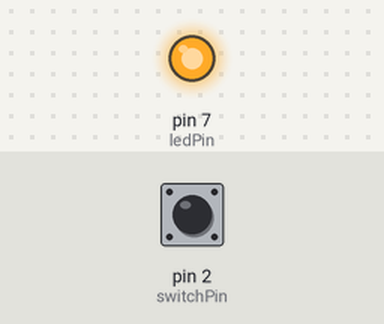
The sketch below on a simulated Arduino Uno, built with avr-gcc and run on an emulated ATmega328P. Parts: output pins drawn as LEDs (lit = HIGH). The test bench sets the inputs (shaded band); at power-on: pin 2 (switchPin) HIGH.

Above: at 0.2 s.
At 10.1 s:
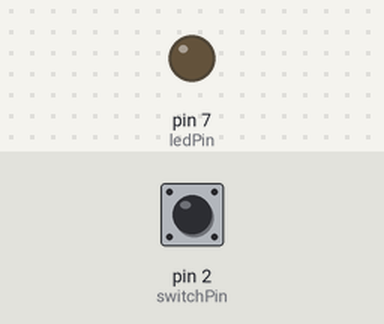
Timing chart, 0 to 11.6 s (numbered marks = the images above):
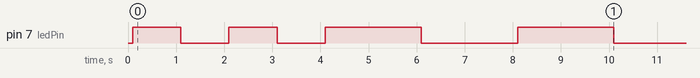

Measured:
- by itself, pin 7 (ledPin): LOW → HIGH at 0.10 s, → LOW 1.0 s later, → HIGH 1.0 s later, → LOW 1.0 s later, … (8 changes in this stretch)

The sketch:

ButtonModChanger.ino
```cpp
//Pin ayarları
int ledPin               =     7; // Led 7. pine ayarlandı
int switchPin            =     2; // Button 2. pine ayarlandı
boolean ledState         =   LOW; // Led sönük olarak başlıyor

// Led yanıp sönme ayarları
long blinkInterval       =  1000; // En kısa yanıp sönme aralığı
long intervalTimer       =     0; // Yanıp sönme aralığı sayacı
long shortModeTimer      =     0; // Mod değişikliği yaparken hangi modun
long longModeTimer       =     0; //    son basıldığını tutmak için sayaçlar
int counter              =     0; // Döngü kontrol sayacı
boolean shortMode        =  true; // Kısa modu başlatma (başlangıçta kısa mod seçili)
boolean longMode         = false; // Uzun modu başlatma

// Debounce ayarları
int debounceTime         =   100; // İlanda istenen debounce süresi
boolean lastButton       =   LOW; // Butonun son basılan hali
boolean currentButton    =   LOW; // Butonun bir önceki basılmış hali

// Buton basma süresi ayarları
long buttonTimer         =     0; // Buton basma sayacı
long longPressTime       =  3000; // Butona uzun basma süresi
boolean buttonActive     = false; // Kısa basma modu
boolean longPressActive  = false; // Uzun basma modu

// Mod ayarları
#define shortLedBlink     4 // Kısa basma modunda bir tur (farklı saniye aralıkları için)
#define longLedBlink      8 // Uzun basma modunda bir tur (farklı saniye aralıkları için)
#define shortLoopCount    8 // Kısa basma modu bir tur sayısı
#define longLoopCount    16 // Uzun basma modu bir tur sayısı

void setup() {
  pinMode(ledPin, OUTPUT);                  // Led output moduna alındı
  pinMode(switchPin, INPUT);                // Buton input moduna alındı
}

void loop() {
  currentButton = debounce(lastButton);     // Buton debounce süresi ayarlama
  if (currentButton == HIGH) {              // Buton basılı iken
    if (buttonActive == false) {            // Buton basılı durum kontrolü
      buttonActive = true;                  // Butonu basılı duruma getir
      buttonTimer = millis();               // Buton basma süresini başlat
    }
    if ((millis() - buttonTimer > longPressTime) && (longPressActive == false)) {
      longPressActive = true;               // Buton 3 saniyeden fazla basıldıysa uzun basma moduna geç
    }
  } else {                                  // Buton basılı durumda değilse
    if (buttonActive == true) {             // Buton kontrolü doğruysa
      if (longPressActive == true) {        // Uzun basma modu kontrolü
        longMode = true;                    // Uzun basma modu aktif
        longModeTimer = millis();           // Uzun basma moduna başlangıç süresi
        longPressActive = false;            // Uzun basma modunu false yap
      } else {                              // Kısa basma modu kontrolü
        shortMode = true;                   // Kısa basma modu aktif
        shortModeTimer = millis();          // Kısa basma moduna başlangıç süresi
      }
      buttonActive = false;                 // Buton basılı durumunu false yap
    }
  }
  lastButton = currentButton;               // Butonun bir önceki basılmış halini son hale eşitle

  if (longMode) {                           //*
    if (millis() >= intervalTimer) {        //
      ledBlink(longLoopCount, longLedBlink);//  ### Uzun basma modu için ledleri yak
    }                                       //*
  } else if (shortMode) {                   //*
    if (millis() >= intervalTimer) {        //
      ledBlink(shortLoopCount, shortLedBlink);//### Kısa basma modu için ledleri yak
    }                                       //
  }                                         //*

  if (longMode && shortMode) {              // Uzun ve kısa basma modu aynı anda aktif olursa
    counter = 0;                            // Blink loop sayacını sıfırla
    if (longModeTimer > shortModeTimer) {   // Uzun basma modu kısa basma modundan daha sonra başladıysa
      shortMode = false;                    // Kısa modu iptal et
    } else {                                // Kısa basma modu uzun basma modundan daha sonra başladıysa
      longMode = false;                     // Uzun modu iptal et
    }
  }
}

void ledBlink(int loopCount, int blinkCount) {                // Led yakıp sönme metodu
  if (counter < blinkCount) {                                 // Döngü sayaçı aralık değiştirme kontrolü
    counter++;                                                //    kısa mod için 4 uzun mod için 8
    intervalTimer = millis() + blinkInterval;                 // Blink aralık sayacına 1 saniye ekleme
    ledState = !ledState;                                     // Led durumunu değiştir
    digitalWrite(ledPin, ledState);                           // Led durumunu pine gönder
  } else if (counter < loopCount && counter >= blinkCount) {  // Döngü sayaçı aralık değiştirme kontrolü
    counter++;                                                //
    intervalTimer = millis() + blinkInterval * 2;             // Blink aralık sayacına 2 saniye ekleme
    ledState = !ledState;                                     // Led durumunu değiştir
    digitalWrite(ledPin, ledState);                           // Led durumunu pine gönder
  } else if (counter == loopCount) {                          // Döngüyü sonlandırma durumu
    shortMode = false;                                        // Modları kapat
    longMode = false;                                         // Modları kapat
    counter = 0;                                              // Döngü sayacını sıfırla
  }
}

boolean debounce(boolean last)                // Debounce fonksiyonu başlangıç
{
  boolean current = digitalRead(switchPin);   // Buton durumunu okuyup son duruma yaz
  if (last != current)                        // Son buton durumuyla bir önceki buton durumu farklıysa
  {
    delay(debounceTime);                      // Debounce süresi kadar bekle(delay kullanılan tek yer)
    current = digitalRead(switchPin);         // Buton durumunu tekrar oku
  }
  return current;                             // Buton durumunu gönder
}
```
